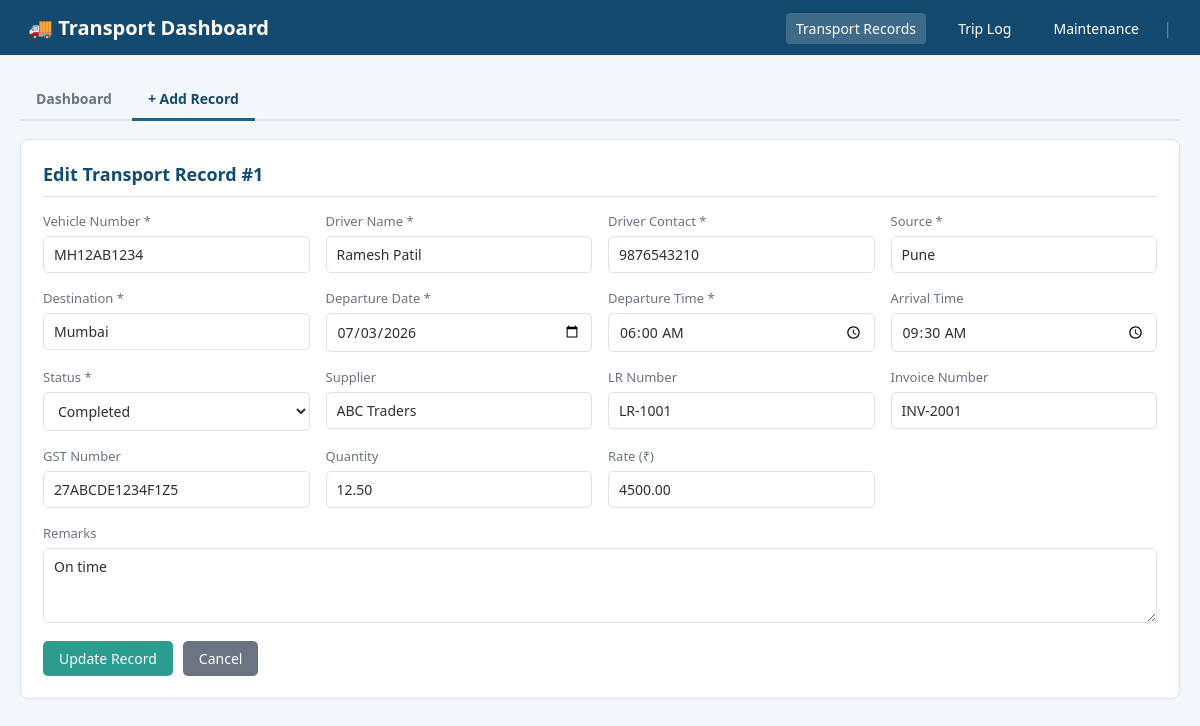
Page /add_edit.php?id=1 on the committed database.
### tables this page shows
CREATE TABLE `transport_records` (
  `id` int(11) NOT NULL,
  `vehicle_no` varchar(50) NOT NULL,
  `driver_name` varchar(100) NOT NULL,
  `driver_contact` varchar(20) NOT NULL,
  `source` varchar(150) NOT NULL,
  `destination` varchar(150) NOT NULL,
  `departure_date` date NOT NULL,
  `departure_time` time NOT NULL,
  `arrival_time` time DEFAULT NULL,
  `status` enum('Scheduled','In Transit','Completed','Cancelled') NOT NULL DEFAULT 'Scheduled',
  `remarks` varchar(255) DEFAULT NULL,
  `supplier` varchar(150) DEFAULT NULL,
  `lr_number` varchar(50) DEFAULT NULL,
  `invoice_number` varchar(50) DEFAULT NULL,
  `gst_number` varchar(20) DEFAULT NULL,
  `quantity` decimal(10,2) DEFAULT NULL,
  `rate` decimal(10,2) DEFAULT NULL,
  `created_at` timestamp NOT NULL DEFAULT current_timestamp(),
  `updated_at` timestamp NOT NULL DEFAULT current_timestamp() ON UPDATE current_timestamp()
);

### add_edit.php (the view, shortened to what this page needs)
<?php
$pdo = getDbConnection();
$isEdit = false;
$record = [
    'id'             => '',
    'vehicle_no'     => '',
    'driver_name'    => '',
    'driver_contact' => '',
    'source'         => '',
    'destination'    => '',
    'departure_date' => '',
    'departure_time' => '',
    'arrival_time'   => '',
    'status'         => 'Scheduled',
    'remarks'        => '',
    'supplier'       => '',
    'lr_number'      => '',
    'invoice_number' => '',
    'gst_number'     => '',
    'quantity'       => '',
    'rate'           => '',
];
if (isset($_GET['id']) && ctype_digit($_GET['id'])) {
    $isEdit = true;
    $stmt = $pdo->prepare('SELECT * FROM transport_records WHERE id = :id');
    $stmt->execute([':id' => $_GET['id']]);
    $found = $stmt->fetch();
    if ($found) {
        $record = $found;
    } else {
        $isEdit = false;
    }
}
?>
<!DOCTYPE html>
<html lang="en">
<head>
<link rel="stylesheet" href="assets/style.css">
</head>
<body>
<?php $activeSection = 'transport'; require __DIR__ . '/partials/nav.php'; ?>
<div class="container">
    <div class="tabs">
        <a href="index.php">Dashboard</a>
        <a href="add_edit.php" class="active">+ Add Record</a>
    </div>
    <div class="card">
        <h2><?= $isEdit ? 'Edit Transport Record #' . (int)$record['id'] : 'Add New Transport Record' ?></h2>
        <form method="POST" action="add_edit.php">
            <div class="form-grid">
                <div class="form-group">
                    <label>Vehicle Number *</label>
                    <input type="text" name="vehicle_no" placeholder="e.g. MH12AB1234"
                           value="<?= htmlspecialchars($record['vehicle_no']) ?>" required>
                </div>
                <div class="form-group">
                    <label>Driver Name *</label>
                    <input type="text" name="driver_name" placeholder="e.g. Ramesh Patil"
                           value="<?= htmlspecialchars($record['driver_name']) ?>" required>
                </div>
                <div class="form-group">
                    <label>Driver Contact *</label>
                    <input type="tel" name="driver_contact" placeholder="e.g. 9876543210"
                           value="<?= htmlspecialchars($record['driver_contact']) ?>" required>
                </div>
                <div class="form-group">
                    <label>Source *</label>
                    <input type="text" name="source" placeholder="e.g. Pune"
                           value="<?= htmlspecialchars($record['source']) ?>" required>
                </div>
                <div class="form-group">
                    <label>Destination *</label>
                    <input type="text" name="destination" placeholder="e.g. Mumbai"
                           value="<?= htmlspecialchars($record['destination']) ?>" required>
                </div>
                <div class="form-group">
                    <label>Departure Date *</label>
                    <input type="date" name="departure_date"
                           value="<?= htmlspecialchars($record['departure_date']) ?>" required>
                </div>
                <div class="form-group">
                    <label>Departure Time *</label>
                    <input type="time" name="departure_time"
                           value="<?= htmlspecialchars(substr($record['departure_time'], 0, 5)) ?>" required>
                </div>
                <div class="form-group">
                    <label>Arrival Time</label>
                    <input type="time" name="arrival_time"
                           value="<?= $record['arrival_time'] ? htmlspecialchars(substr($record['arrival_time'], 0, 5)) : '' ?>">
                </div>
                <div class="form-group">
                    <label>Status *</label>
                    <select name="status" required>
                        <?php foreach (['Scheduled','In Transit','Completed','Cancelled'] as $s): ?>
                            <option value="<?= $s ?>" <?= $record['status'] === $s ? 'selected' : '' ?>><?= $s ?></option>
                        <?php endforeach; ?>
                    </select>
                </div>
                <div class="form-group">
                    <label>Supplier</label>
                    <input type="text" name="supplier" placeholder="e.g. ABC Traders"
                           value="<?= htmlspecialchars($record['supplier'] ?? '') ?>">
                </div>
                <div class="form-group">
                    <label>LR Number</label>
                    <input type="text" name="lr_number" placeholder="e.g. LR-1001"
                           value="<?= htmlspecialchars($record['lr_number'] ?? '') ?>">
                </div>
                <div class="form-group">
                    <label>Invoice Number</label>
                    <input type="text" name="invoice_number" placeholder="e.g. INV-2001"
                           value="<?= htmlspecialchars($record['invoice_number'] ?? '') ?>">
                </div>
                <div class="form-group">
                    <label>GST Number</label>
                    <input type="text" name="gst_number" placeholder="e.g. 27ABCDE1234F1Z5" maxlength="15"
                           style="text-transform:uppercase"
                           value="<?= htmlspecialchars($record['gst_number'] ?? '') ?>">
                </div>
                <div class="form-group">
                    <label>Quantity</label>
                    <input type="number" step="0.01" name="quantity" placeholder="e.g. 12.50"
                           value="<?= htmlspecialchars((string)($record['quantity'] ?? '')) ?>">
                </div>
                <div class="form-group">
                    <label>Rate (₹)</label>
                    <input type="number" step="0.01" name="rate" placeholder="e.g. 4500.00"
                           value="<?= htmlspecialchars((string)($record['rate'] ?? '')) ?>">
                </div>
                <div class="form-group" style="grid-column: 1 / -1;">
                    <label>Remarks</label>
                    <textarea name="remarks" rows="3" placeholder="Optional notes..."><?= htmlspecialchars($record['remarks'] ?? '') ?></textarea>
                </div>
            </div>
            <div class="form-actions">
                <button type="submit" class="btn btn-accent"><?= $isEdit ? 'Update Record' : 'Save Record' ?></button>
                <a href="index.php" class="btn btn-secondary">Cancel</a>
            </div>
        </form>
    </div>
</div>
</body>
</html>

### assets/style.css (style rules this page uses)
:root { --primary: #1e6091; --primary-dark: #144a70; --accent: #2a9d8f; --danger: #d64545; --bg: #f4f7fa; --card-bg: #ffffff; --border: #dde3ea; --text: #2b2f36; --text-light: #6b7280; }
* { box-sizing: border-box; }
body { margin: 0; font-family: 'Segoe UI', Roboto, Arial, sans-serif; background: var(--bg); color: var(--text); }
.container { max-width: 1200px; margin: 24px auto; padding: 0 20px; }
.card { background: var(--card-bg); border: 1px solid var(--border); border-radius: 8px; padding: 22px; margin-bottom: 22px; box-shadow: 0 1px 3px rgba(0,0,0,0.04); }
.card h2 { margin-top: 0; font-size: 18px; color: var(--primary-dark); border-bottom: 1px solid var(--border); padding-bottom: 10px; }
input[type=text], input[type=date], input[type=time], input[type=tel], input[type=number], input[type=password], select, textarea { padding: 8px 10px; border: 1px solid var(--border); border-radius: 5px; font-size: 14px; font-family: inherit; background: #fff; color: var(--text); }
.btn { display: inline-block; padding: 8px 16px; border-radius: 5px; border: none; font-size: 14px; font-family: inherit; cursor: pointer; text-decoration: none; color: #fff; background: var(--primary); transition: background 0.15s ease; }
.btn-accent { background: var(--accent); }
.btn-secondary { background: #6b7280; }
.form-grid { display: grid; grid-template-columns: repeat(auto-fit, minmax(220px, 1fr)); gap: 16px; }
.form-group { display: flex; flex-direction: column; }
.form-group label { font-size: 13px; margin-bottom: 6px; color: var(--text-light); }
.form-group input, .form-group select, .form-group textarea { width: 100%; }
.form-actions { margin-top: 18px; display: flex; gap: 10px; }
.tabs { display: flex; gap: 4px; border-bottom: 2px solid var(--border); margin-bottom: 18px; flex-wrap: wrap; }
.tabs a, .tabs button { display: inline-flex; align-items: center; gap: 6px; padding: 10px 16px; font-size: 14px; font-weight: 600; color: var(--text-light); text-decoration: none; background: none; border: none; border-bottom: 3px solid transparent; cursor: pointer; margin-bottom: -2px; font-family: inherit; }
.tabs a.active, .tabs button.active { color: var(--primary-dark); border-bottom-color: var(--primary); }

### rows in the picture
transport_records: id "1", vehicle_no "MH12AB1234", driver_name "Ramesh Patil", driver_contact "9876543210", source "Pune", destination "Mumbai", departure_date "07/03/2026", departure_time "06:00", arrival_time "09:30", status "Completed", supplier "ABC Traders", lr_number "LR-1001", invoice_number "INV-2001", gst_number "27ABCDE1234F1Z5", quantity "12.50", rate "4500.00", remarks "On time"
